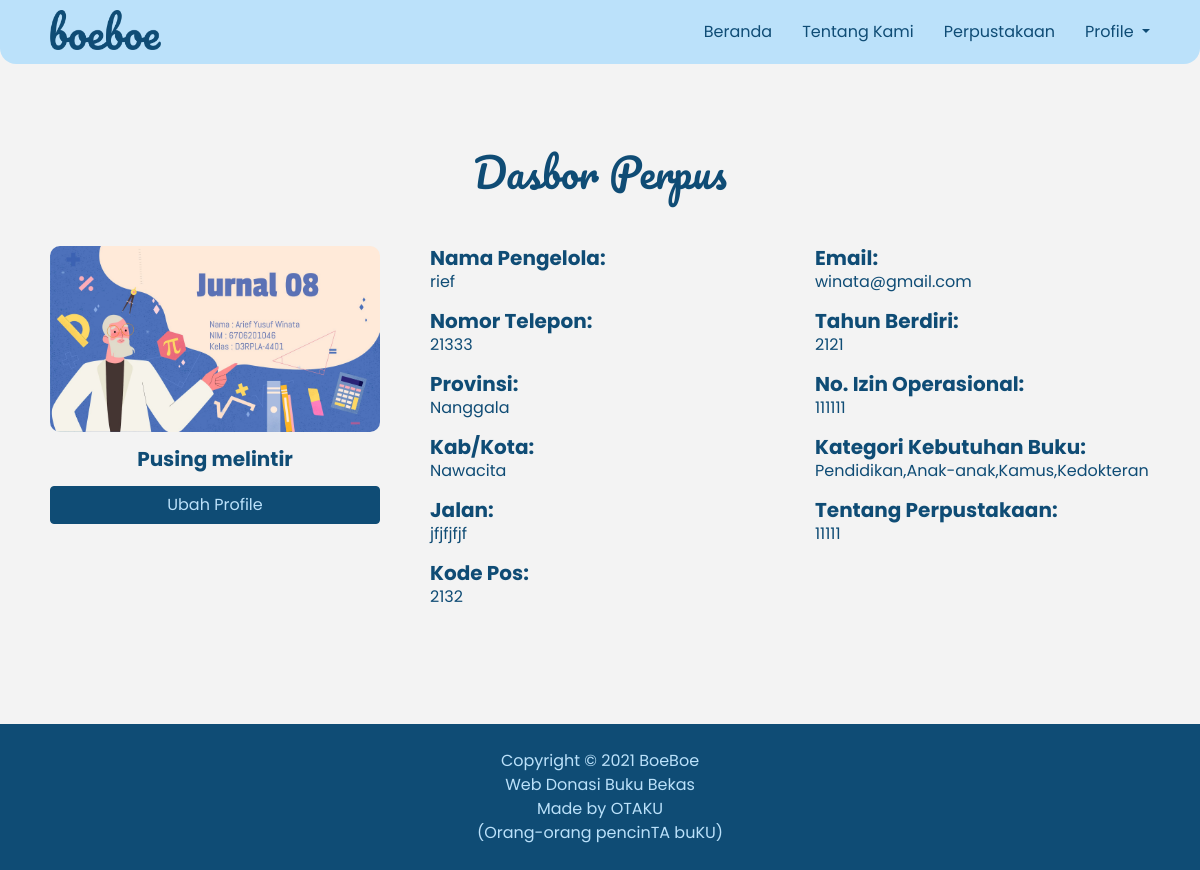
Page /assets/dasborPerpus.php (signed in) on the committed database.
### tables this page shows
CREATE TABLE `perpus_daftar` (
  `id_perpus` int(11) NOT NULL,
  `id_loginPerpus` int(11) NOT NULL,
  `namaPengelola_perpus` varchar(100) NOT NULL,
  `nama_perpus` varchar(100) NOT NULL,
  `tahunBerdiri_perpus` varchar(50) NOT NULL,
  `noIzin_perpus` int(50) NOT NULL,
  `id_alamatPerpus` int(11) NOT NULL,
  `id_kategoriPerpus` int(11) NOT NULL,
  `noTelepon_perpus` int(50) NOT NULL,
  `tentang_perpus` varchar(100) NOT NULL,
  `gambar_perpus` varchar(100) NOT NULL
);

CREATE TABLE `perpus_alamat` (
  `id_alamatPerpusAktif` int(11) NOT NULL,
  `provinsi` varchar(100) NOT NULL,
  `kabupaten_kota` varchar(100) NOT NULL,
  `kecamatan` varchar(100) NOT NULL,
  `desa_kelurahan` varchar(100) NOT NULL,
  `rt` varchar(50) NOT NULL,
  `rw` varchar(50) NOT NULL,
  `jalan` varchar(100) NOT NULL,
  `kodePos` int(5) NOT NULL
);

CREATE TABLE `perpus_aktif` (
  `id_akunPerpus` int(11) NOT NULL,
  `email_perpus` varchar(100) NOT NULL,
  `password_perpus` varchar(200) NOT NULL
);

CREATE TABLE `kategori_kebutuhan` (
  `id_kategori` int(11) NOT NULL,
  `jenis_kategori` varchar(200) NOT NULL
);

### assets/dasborPerpus.php (the view, shortened to what this page needs)
<?php
    require "../action/config.php";
?>
<!DOCTYPE html>
<html lang="id">
<head>
    <link href="https://cdn.jsdelivr.net/npm/bootstrap@5.0.0-beta3/dist/css/bootstrap.min.css" rel="stylesheet"
>
</head>
<body>
    <header>
        <div class="header">
            <img src="../image/logo-boeboe.png" alt="logo-boeboe">
        </div>
        <div class="navi">
            <ul>
                <li><a href="berandaPerpus.php#">Beranda</a></li>
                <li><a href="berandaPerpus.php#tentang-kami">Tentang Kami</a></li>
                <li><a href="listPerpustakaan.php">Perpustakaan</a></li>
                <li>
                    <div class="dropdown">
                        <a class="masuk dropdown-toggle" href="#" id="navbarDarkDropdownMenuLink" role="button"
                            data-bs-toggle="dropdown" aria-expanded="false">
                            Profile
                        </a>
                    </div>
                </li>
            </ul>
        </div>
    </header>
    <?php
        $id_akun = $_SESSION['id_akunPerpus'];
        $query =
        "SELECT * FROM `perpus_daftar`
        JOIN `perpus_alamat` ON `perpus_alamat`.`id_alamatPerpusAktif` = `perpus_daftar`.id_alamatPerpus
        JOIN `perpus_aktif` ON `perpus_aktif`.id_akunPerpus = `perpus_daftar`.id_loginPerpus
        JOIN `kategori_kebutuhan` ON `kategori_kebutuhan`.id_kategori = `perpus_daftar`.id_kategoriPerpus
        WHERE `perpus_daftar`.id_loginPerpus = $id_akun ";
        $result = mysqli_query($conn, $query);
        $result = mysqli_fetch_assoc($result);
    ?>
    <div class="dasbor-content">
        <h1>Dasbor Perpus</h1>
        <div class="content">
            <div class="das" style="width: 30%;">
                <img src="http://<?= $_SERVER['SERVER_NAME'].'/BOEBOE-Web.github.io/web-pt1/'.$result['gambar_perpus']?>"
                    alt="gambar erpustakaan">
                <h5 style="margin: 15px 0; text-align: center;"><?php echo $result['nama_perpus']; ?></h5>
                <a href="ubahProfilePerpus.php?id=<?php echo $result['id_perpus']; ?>" class="btn btn-primary col-12">Ubah Profile</a>
            </div>
            <div class="display-one">
                <div>
                    <h5>Nama Pengelola:</h5>
                    <p> <?php echo $result['namaPengelola_perpus']; ?> </p>
                </div>
                <div>
                    <h5>Nomor Telepon:</h5>
                    <p><?php echo $result['noTelepon_perpus']; ?></p>
                </div>
                <div>
                    <h5>Provinsi:</h5>
                    <p><?php echo $result['provinsi']; ?></p>
                </div>
                <div>
                    <h5>Kab/Kota:</h5>
                    <p><?php echo $result['kabupaten_kota']; ?></p>
                </div>
                <div>
                    <h5>Jalan:</h5>
                    <p><?php echo $result['jalan']; ?></p>
                </div>
                <div>
                    <h5>Kode Pos:</h5>
                    <p><?php echo $result['kodePos']; ?></p>
                </div>
            </div>
            <div class="display-two">
                <div>
                    <h5>Email:</h5>
                    <p><?php echo $result['email_perpus']; ?></p>
                </div>
                <div>
                    <h5>Tahun Berdiri:</h5>
                    <p><?php echo $result['tahunBerdiri_perpus']; ?></p>
                </div>
                <div>
                    <h5>No. Izin Operasional:</h5>
                    <p><?php echo $result['noIzin_perpus']; ?></p>
                </div>
                <div>
                    <h5>Kategori Kebutuhan Buku:</h5>
                    <p><?php echo $result['jenis_kategori']; ?></p>
                </div>
                <div>
                    <h5>Tentang Perpustakaan:</h5>
                    <p><?php echo $result['tentang_perpus']; ?></p>
                </div>
            </div>
        </div>
    </div>
    <footer>
        <p>Copyright &#169 2021 BoeBoe<br>Web Donasi Buku Bekas</p>
        <p>Made by OTAKU<br>(Orang-orang pencinTA buKU)</p>
    </footer>
</body>
</html>

### rows in the picture
perpus_daftar: gambar_perpus (picture), nama_perpus "Pusing melintir", namaPengelola_perpus "rief", noTelepon_perpus "21333", id_alamatPerpus.provinsi "Nanggala", id_alamatPerpus.kabupaten_kota "Nawacita", id_alamatPerpus.jalan "jfjfjfjf", id_alamatPerpus.kodePos "2132", id_loginPerpus.email_perpus "winata@gmail.com", tahunBerdiri_perpus "2121", noIzin_perpus "111111", id_kategoriPerpus.jenis_kategori "Pendidikan,Anak-anak,Kamus,Kedokteran", tentang_perpus "11111"
